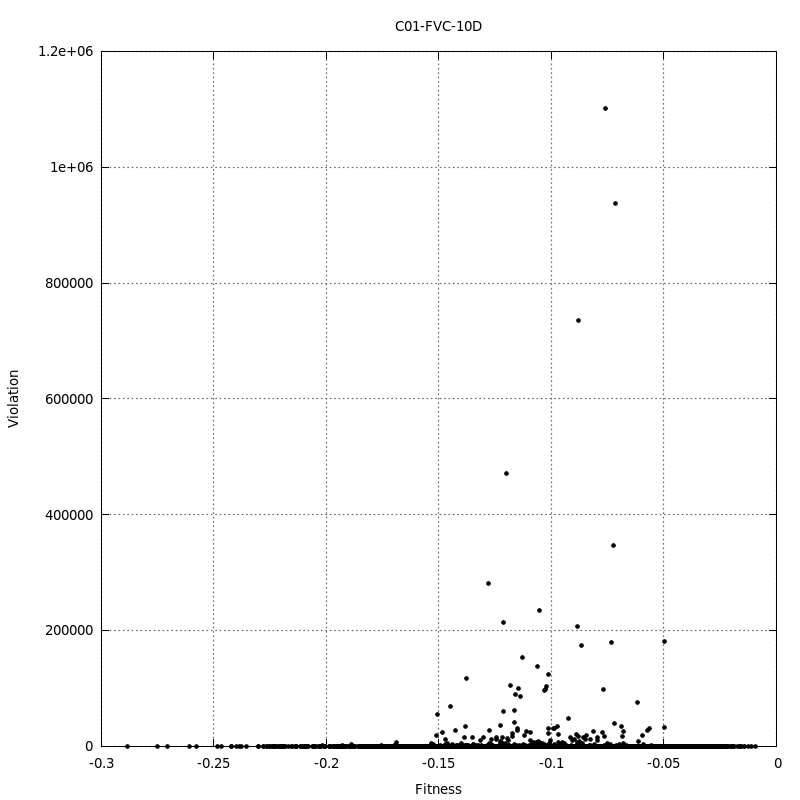

The gnuplot source for this figure:
set terminal pngcairo size 800,800 enhanced font 'Verdana,10'
set output "10DFVC.png"
set title "C01-FVC-10D"
#
set xlabel "Fitness"
set ylabel "Violation"
set grid ytics lt 0 lw 2 lc rgb "#666666"
set grid xtics lt 0 lw 2 lc rgb "#666666"
#
plot "data/10DFVC.dat" using 1:2 title '' pt 7 ps 0.6 lt 0
